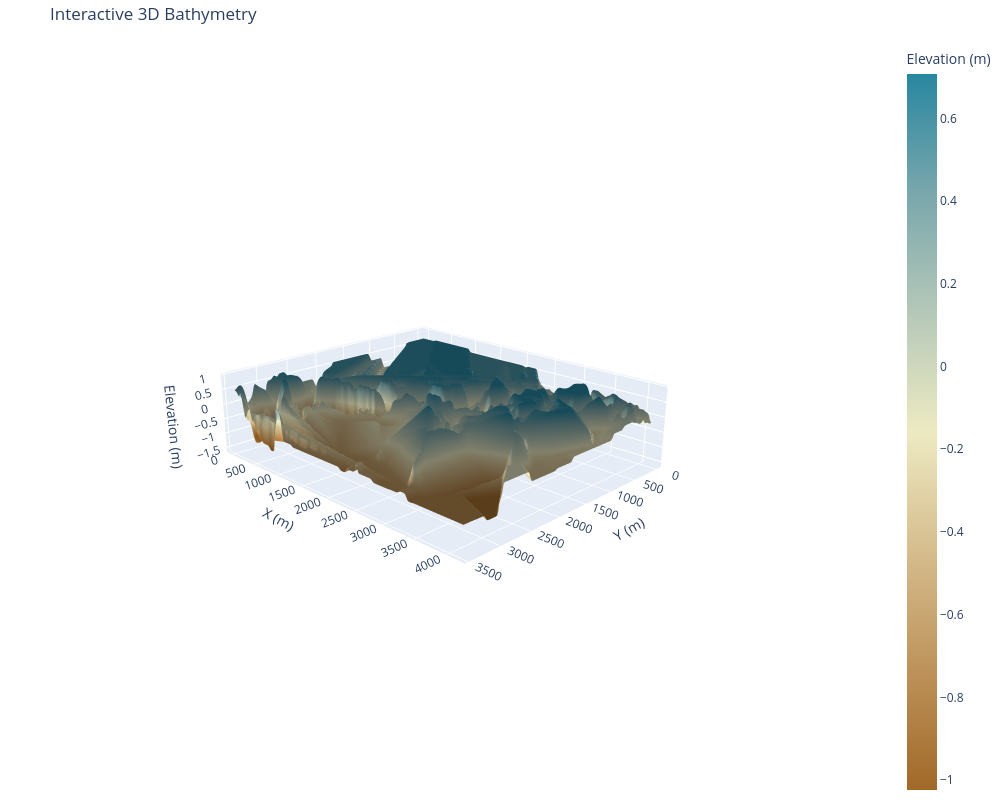

The notebook cell saved with this chart:
### Code cell
# Visualizaciones — Método 2 (isolíneas / waterlines)
notebook_compat.plot_bathymetry(
    elevation=result_isolines.elevation,
    confidence=result_isolines.confidence,
    hillshade=result_isolines.hillshade,
    contour_interval=0.25,
    title="Bathymetry — waterline isolines",
)
notebook_compat.plot_bathymetry_uncertainty(
    confidence=result_isolines.confidence,
    mask=result_isolines.mask,
    elevation=result_isolines.elevation,
)
notebook_compat.plot_bathymetry_profile(
    elevation=result_isolines.elevation,
    mask=result_isolines.mask,
    start=start, end=end, pixel_size=10.0,
)
notebook_compat.plot_bathymetry_3d(
    elevation=result_isolines.elevation,
    mask=result_isolines.mask,
    confidence=result_isolines.confidence,
)

### Figure 1 — Plotly figure (JSON) as saved in the notebook; plotly's stock layout.template omitted (floating-point values rounded to 4 significant figures; data arrays with more than 128 entries replaced by an {"elided": "..."} marker saying what was removed)
{"data": [{"cmax": 0.7072, "cmin": -1.024, "colorbar": {"title": {"text": "Elevation (m)"}}, "colorscale": [[0, "rgb(161, 105, 40)"], [0.1667, "rgb(189, 146, 90)"], [0.3333, "rgb(214, 189, 141)"], [0.5, "rgb(237, 234, 194)"], [0.6667, "rgb(181, 200, 184)"], [0.8333, "rgb(121, 167, 172)"], [1, "rgb(40, 135, 161)"]], "connectgaps": false, "hidesurface": false, "lighting": {"ambient": 0.55, "diffuse": 0.85, "fresnel": 0.1, "roughness": 0.5, "specular": 0.15}, "lightposition": {"x": 1000, "y": -1000, "z": 1500}, "surfacecolor": {"elided": "173x208 float values"}, "type": "surface", "x": {"elided": "173x208 float values"}, "y": {"elided": "173x208 float values"}, "z": {"elided": "173x208 float values"}}], "layout": {"height": 800, "margin": {"b": 0, "l": 0, "r": 0, "t": 40}, "scene": {"aspectmode": "manual", "aspectratio": {"x": 1, "y": 0.8317, "z": 0.25}, "camera": {"eye": {"x": 1.8, "y": -1.8, "z": 0.9}}, "xaxis": {"title": {"text": "X (m)"}}, "yaxis": {"autorange": "reversed", "title": {"text": "Y (m)"}}, "zaxis": {"nticks": 6, "title": {"text": "Elevation (m)"}}}, "title": {"text": "Interactive 3D Bathymetry"}, "width": 1000}}
